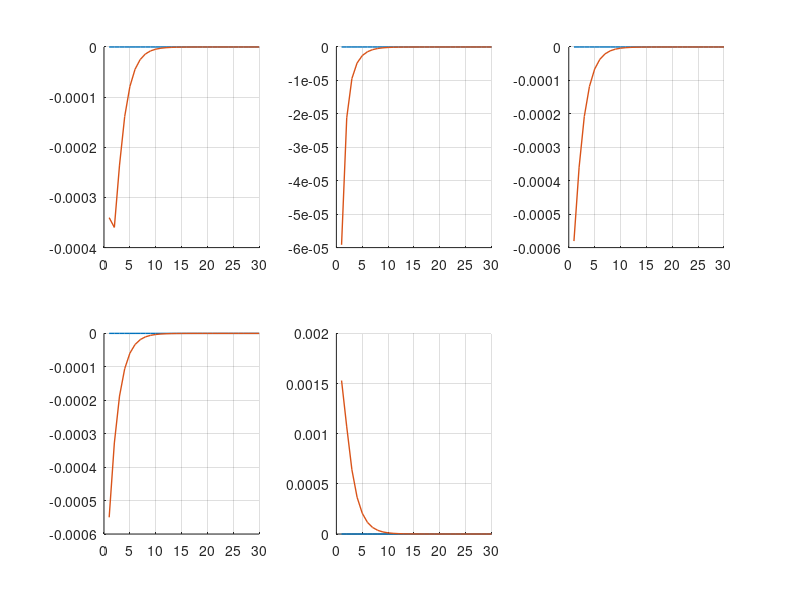

Reproduce this figure in MATLAB.
clear;
clc;

%%%%%%%%%%%%%%%%%%%%%%%%%%% Power grid %%%%%%%%%%%%%%%%%%%%%%%%%%%%%%
% A=[-1 -3;3 -5];
% B=[2 -1;1 0];
% C=[0.8 2.4;1.6 0.8];
% D=zeros(size(C,1),size(B,2));
% 
% Ts = 1;
% pgrid = ss(A,B,C,D);
% pgrid_d=ss(A,B,C,zeros(size(B)),Ts);
% controllability_cc=[rank(pgrid_d.a)==rank(ctrb(pgrid_d))];
% p = 100;
% Q = p*eye(size(A));
% R = 0.1*eye(size(B,2),size(B,2));
% K = dlqr(A,B,Q,R)
% pgrid_cl =ss(A-B*K,zeros(size(B)),C,D,Ts);
% isstable(pgrid_cl)
% % pgrid_cl =ss(A-B*K,B,C,D,Ts);
% step(pgrid_cl)
% 
% QN =1;
% RN = eye(size(C,1));
% [KEST,L,PN] = kalman(pgrid_d,QN,RN)

% % for i=1:1000000
% %     L=(PN*C')/(C*PN*C'+RN);
% %     PN=(eye(size(C,1))-L*C)*PN;
% %     PN=(A*PN*A'+QN);
% % end
% 
% time = 10;
% plot_vectorx1 = ones(1,time);
% plot_vectorx2 = ones(1,time);
% plot_vectorz1 = ones(1,time);
% plot_vectorz2 = ones(1,time);
% 
% 
% x = zeros(size(A,1),1);
% z = 0.1*ones(size(A,1),1);
% u = zeros(size(B,2),1);


% for i=1:time
%     y = C*x
%     r = C*x - C*z;
%     x = A*x + B*u;
%     z = A*z + B*u + L*r;
%     u = -K*x;
%     
%     plot_vectorx1(i) = x(1);
%     plot_vectorz1(i) = z(1);
%     plot_vectorx2(i) = x(2);
%     plot_vectorz2(i) = z(2);
% end
% 
% fontsize = 10;
% linewidth = 1;
% 
% clf;
% subplot(1,2,1);
% hold on;
% plot(plot_vectorx1,'LineWidth',linewidth);
% plot(plot_vectorz1,'LineWidth',linewidth);
% set(gca,'FontSize',fontsize)
% grid on;
% hold off;
% 
% subplot(1,2,2);
% hold on;
% plot(plot_vectorx2,'LineWidth',linewidth);
% plot(plot_vectorz2,'LineWidth',linewidth);
% set(gca,'FontSize',fontsize)
% grid on;
% hold off;


%%%%%%%%%%%%%%%%%%%%%%%%%%% Cruise Control %%%%%%%%%%%%%%%%%%%%%%%%%%%%%%
% A = [ 0       1       0;
%       0       0       1;
%   -6.0476  -5.2856  -0.238];  
% B = [0; 0; 2.4767];
% C = [1 0 0];
% D = 0;
% cruise_contrl=ss(A,B,C,D)
% Ts = .01;
% cruise_contrl_d = c2d(cruise_contrl,Ts,'zoh');
% controllability_cc=[rank(cruise_contrl_d.a)==rank(ctrb(cruise_contrl_d))]
% 
% A = cruise_contrl_d.a
% B = cruise_contrl_d.b
% C = cruise_contrl_d.c
% D = cruise_contrl_d.d
% 
% p = 100;
% Q = p*eye(3);
% R = 1;
% K = dlqr(A,B,Q,R)
% abs(eig(A - B*K))
% 
% QN = 1;
% RN = 1;
% [KEST,L,P] = kalman(cruise_contrl_d,QN,RN)
% % P = 1.0e-02 * [1    1   1;
% %                1    1   1;
% %                1    1   1];
% 
% for i=1:1000
%     L=P*C'*inv(C*P*C'+RN);
%     P=(eye(3)-L*C)*P;
%     P=(A*P*A'+QN);
% end
% 
% 
% cruise_contrl_cl = ss(A-B*K,zeros(size(B)),C,D,Ts);
% isstable(cruise_contrl_cl)
% 
% time = 1000;
% plot_vectorx1 = ones(1,time);
% plot_vectorx2 = ones(1,time);
% plot_vectorx3 = ones(1,time);
% plot_vectorxnorm = ones(1,time);
% plot_vectorz1 = ones(1,time);
% plot_vectorz2 = ones(1,time);
% plot_vectorz3 = ones(1,time);
% plot_vectorznorm = ones(1,time);
% 
% 
% x = zeros(size(A,1),1);
% z = 0.001*ones(size(A,1),1);
% u = zeros(size(B,2),1);
% 
% 
% for i=1:time
%     y = C*x;
%     r = C*x - C*z;
%     x = A*x + B*u;
%     z = A*z + B*u + L*r;
%     u = -K*x;
%     
%     plot_vectorx1(i) = x(1);
%     plot_vectorz1(i) = z(1);
%     plot_vectorx2(i) = x(2);
%     plot_vectorz2(i) = z(2);
%     plot_vectorx3(i) = x(3);
%     plot_vectorz3(i) = z(3);
%     plot_vectorxnorm(i) = norm(x,1);
%     plot_vectorznorm(i) = norm(z,1);
% end
% 
% fontsize = 10;
% linewidth = 1;
% 
% clf;
% subplot(2,2,1);
% hold on;
% plot(plot_vectorx1,'LineWidth',linewidth);
% plot(plot_vectorz1,'LineWidth',linewidth);
% set(gca,'FontSize',fontsize)
% grid on;
% hold off;
% 
% subplot(2,2,2);
% hold on;
% plot(plot_vectorx2,'LineWidth',linewidth);
% plot(plot_vectorz2,'LineWidth',linewidth);
% set(gca,'FontSize',fontsize)
% grid on;
% hold off;
% 
% subplot(2,2,3);
% hold on;
% plot(plot_vectorx3,'LineWidth',linewidth);
% plot(plot_vectorz3,'LineWidth',linewidth);
% set(gca,'FontSize',fontsize)
% grid on;
% hold off;
% 
% subplot(2,2,4);
% hold on;
% plot(plot_vectorxnorm,'LineWidth',linewidth);
% plot(plot_vectorznorm,'LineWidth',linewidth);
% set(gca,'FontSize',fontsize)
% grid on;
% hold off;

%%%%%%%%%%%%%%%%%%%%%%%%%%%% water treatmnt %%%%%%%%%%%%%%%%%%%%%%%%%%%
% A=[-20 1;0 .1];
% B=[0;1];
% C=[1 0];
% D=[0];
% water_plant=ss(A,B,C,D);
% Ts=0.2;
% water_plant_d=c2d(water_plant,Ts)
% controllability_wp=[rank(water_plant_d.a)==rank(ctrb(water_plant_d))]
% 
% A = water_plant_d.a
% B = water_plant_d.b
% C = water_plant_d.c
% D = water_plant_d.d
% 
% p = 100;
% Q = p*eye(size(A));
% R = 0.1*eye(size(B,2),size(B,2));
% K = dlqr(A,B,Q,R)
% water_plant_cl =ss(A-B*K,zeros(size(B)),C,D,Ts);
% isstable(water_plant_cl)
% 
% QN = 0.00001;
% RN = 0.00001;
% [KEST,L,P] = kalman(water_plant_d,QN,RN)
% % P = 1.0e-02 * [1    1   1;
% %                1    1   1;
% %                1    1   1];
% 
% % for i=1:1000
% %     L=P*C'*inv(C*P*C'+RN);
% %     P=(eye(2)-L*C)*P;
% %     P=(A*P*A'+QN);
% % end
% 
% 
% time = 400;
% plot_vectorx1 = ones(1,time);
% plot_vectorx2 = ones(1,time);
% plot_vectorxnorm = ones(1,time);
% plot_vectorz1 = ones(1,time);
% plot_vectorz2 = ones(1,time);
% plot_vectorznorm = ones(1,time);
% 
% 
% x = zeros(size(A,1),1);
% z = ones(size(A,1),1);
% u = zeros(size(B,2),1);
% 
% 
% for i=1:time
%     y = C*x;
%     r = C*x - C*z;
%     x = A*x + B*u;
%     z = A*z + B*u + L*r;
%     u = -K*x;
%     
%     plot_vectorx1(i) = x(1);
%     plot_vectorz1(i) = z(1);
%     plot_vectorx2(i) = x(2);
%     plot_vectorz2(i) = z(2);
%     plot_vectorxnorm(i) = norm(x,1);
%     plot_vectorznorm(i) = norm(z,1);
% end
% 
% fontsize = 10;
% linewidth = 1;
% 
% clf;
% subplot(2,2,1);
% hold on;
% plot(plot_vectorx1,'LineWidth',linewidth);
% plot(plot_vectorz1,'LineWidth',linewidth);
% set(gca,'FontSize',fontsize)
% grid on;
% hold off;
% 
% subplot(2,2,2);
% hold on;
% plot(plot_vectorx2,'LineWidth',linewidth);
% plot(plot_vectorz2,'LineWidth',linewidth);
% set(gca,'FontSize',fontsize)
% grid on;
% hold off;
% 
% subplot(2,2,3);
% hold on;
% plot(plot_vectorxnorm,'LineWidth',linewidth);
% plot(plot_vectorznorm,'LineWidth',linewidth);
% set(gca,'FontSize',fontsize)
% grid on;
% hold off;

%%%%%%%%%%%%%%%%%%%%%%%%%%% temperature control %%%%%%%%%%%%%%%%%%%%%%%
% A=[-0.11 0.1;0 -50];
% B=[0;-50];
% C=[1 0];
% D=[0];
% tmp_cntrl=ss(A,B,C,D);
% Ts=0.5;
% tmp_cntrl_d=c2d(tmp_cntrl,Ts);
% controllability_tc=[rank(tmp_cntrl_d.a)==rank(ctrb(tmp_cntrl_d))]
% 
% A = tmp_cntrl_d.a
% B = tmp_cntrl_d.b
% C = tmp_cntrl_d.c
% D = tmp_cntrl_d.d
% 
% p = 100;
% Q = p*eye(size(A));
% R = 0.1*eye(size(B,2),size(B,2));
% K = dlqr(A,B,Q,R)
% tmp_cntrl_cl =ss(A-B*K,zeros(size(B)),C,D,Ts);
% isstable(tmp_cntrl_cl)
% 
% QN = 0.00001;
% RN = 0.00001;
% [KEST,L,P] = kalman(tmp_cntrl_d,QN,RN)
% 
% for i=1:1000
%     L=P*C'*inv(C*P*C'+RN);
%     P=(eye(size(A,1))-L*C)*P;
%     P=(A*P*A'+QN);
% end
% 
% 
% time = 5;
% plot_vectorx1 = ones(1,time);
% plot_vectorx2 = ones(1,time);
% plot_vectorxnorm = ones(1,time);
% plot_vectorz1 = ones(1,time);
% plot_vectorz2 = ones(1,time);
% plot_vectorznorm = ones(1,time);
% 
% ak1 = [-0.0500038552 0.0500047252];
% ak1 = [0];
% attackOnU = [ak1 zeros(1,time-size(ak1,2))];
% 
% ak2 = [-0.0000038552 -0.0023800349];
% ak2 = [0];
% attackOnY = [ak2 zeros(size(C,1),time-size(ak1,2))]
% 
% x = zeros(size(A,1),1)
% z = ones(size(A,1),1)
% u = zeros(size(B,2),1);
% u_attacked = zeros(size(B,2),1);
% r = zeros(size(C,1));
% 
% for i=1:time
%     i
%     
%     z = A*z + B*u + L*r
%     x = A*x + B*u_attacked    
%     attackOnU(i)
%     u = -K*x
%     u_attacked = u + attackOnU(i)
%     attackOnY(:,i)
%     y = C*x 
%     y_attacked = y + attackOnY(:,i)
%     r = y_attacked - C*z   
%     
%     
%     plot_vectorx1(i) = x(1);
%     plot_vectorz1(i) = z(1);
%     plot_vectorx2(i) = x(2);
%     plot_vectorz2(i) = z(2);
%     plot_vectorxnorm(i) = norm(x,1);
%     plot_vectorznorm(i) = norm(z,1);
% end
% 
% fontsize = 10;
% linewidth = 1;
% 
% clf;
% subplot(2,2,1);
% hold on;
% plot(plot_vectorx1,'LineWidth',linewidth);
% plot(plot_vectorz1,'LineWidth',linewidth);
% set(gca,'FontSize',fontsize)
% grid on;
% hold off;
% 
% subplot(2,2,2);
% hold on;
% plot(plot_vectorx2,'LineWidth',linewidth);
% plot(plot_vectorz2,'LineWidth',linewidth);
% set(gca,'FontSize',fontsize)
% grid on;
% hold off;
% 
% subplot(2,2,3);
% hold on;
% plot(plot_vectorxnorm,'LineWidth',linewidth);
% plot(plot_vectorznorm,'LineWidth',linewidth);
% set(gca,'FontSize',fontsize)
% grid on;
% hold off;

%%%%%%%%%%%%%%%%%%%%%%%%%%%%%%%%%%%%%%%%%%%%%%%%%% Power system  %%%%%%%%%%%%%%%%%%%%%%%%%%%%%%%%%%%%%

%  A = [0.66 0.53;
%        -0.53 0.13];
%  B = [0.34;    %B1=Bp1
%         0.53];
%  C = eye(2);
% %  L=[0.36 0.27;  -0.31 0.08];    
%  D = [0 ;
%         0];
%  K= [0.0556 0.3306];
%  Ts=1;
% pwr_plnt_d =ss(A,B,C,D,Ts);
% controllability_pp=[rank(pwr_plnt_d.a)==rank(ctrb(pwr_plnt_d))]
% pwr_plnt_cl =ss(A-B*K,zeros(size(B)),C,D,Ts);
% isstable(pwr_plnt_cl)
% A = pwr_plnt_d.a
% B = pwr_plnt_d.b
% C = pwr_plnt_d.c
% D = pwr_plnt_d.d

%%%%%%%%%%%%%%%%%%%%%%%%%%%%%%%%%%%%%%%%%%%%%%%% Plant %%%%%%%%%%%%%%%%%%%

A=[1.38 -0.2077 6.715 -5.676;-0.5814 -4.29 0 0.675;
    1.067 4.273 -6.654 5.893;0.048 4.273 1.343 -2.104];
B=[0 0;5.679 0;1.136 -3.146;1.136 0];
C=[1 0 1 -1;0 1 0 0];
D=zeros(2,2);
plant= ss(A,B,C,D);
Ts=0.5
plant_d=c2d(plant,Ts);
controllability_p=[rank(plant_d.a)==rank(ctrb(plant_d))]

A = plant_d.a
B = plant_d.b
C = plant_d.c
D = plant_d.d

p = 100;
Q = p*eye(size(A));
R = 0.1*eye(size(B,2),size(B,2));
K = dlqr(A,B,Q,R)
plant_cl =ss(A-B*K,zeros(size(B)),C,D,Ts);
isstable(plant_cl)

QN = 10;
RN = 0.00001*eye(size(C,1));
[KEST,L,P] = kalman(plant_d,QN,RN)

% for i=1:1000
%     L=P*C'*inv(C*P*C'+RN);
%     P=(eye(size(A,1))-L*C)*P;
%     P=(A*P*A'+QN);
% end

time = 30;
plot_vectorx1 = ones(1,time);
plot_vectorx2 = ones(1,time);
plot_vectorx3 = ones(1,time);
plot_vectorx4 = ones(1,time);
plot_vectorxnorm = ones(1,time);
plot_vectorz1 = ones(1,time);
plot_vectorz2 = ones(1,time);
plot_vectorz3 = ones(1,time);
plot_vectorz4 = ones(1,time);
plot_vectorznorm = ones(1,time);


x = zeros(size(A,1),1);
z = 0.001*ones(size(A,1),1);
u = zeros(size(B,2),1);


for i=1:time
    y = C*x;
    r = C*x - C*z;
    x = A*x + B*u;
    z = A*z + B*u + L*r;
    u = -K*x;
    
    plot_vectorx1(i) = x(1);
    plot_vectorz1(i) = z(1);
    plot_vectorx2(i) = x(2);
    plot_vectorz2(i) = z(2);
    plot_vectorx3(i) = x(3);
    plot_vectorz3(i) = z(3);
    plot_vectorx4(i) = x(4);
    plot_vectorz4(i) = z(4);
    plot_vectorxnorm(i) = norm(x,1);
    plot_vectorznorm(i) = norm(z,1);
end

fontsize = 10;
linewidth = 1;

clf;
subplot(2,3,1);
hold on;
plot(plot_vectorx1,'LineWidth',linewidth);
plot(plot_vectorz1,'LineWidth',linewidth);
set(gca,'FontSize',fontsize)
grid on;
hold off;

subplot(2,3,2);
hold on;
plot(plot_vectorx2,'LineWidth',linewidth);
plot(plot_vectorz2,'LineWidth',linewidth);
set(gca,'FontSize',fontsize)
grid on;
hold off;

subplot(2,3,3);
hold on;
plot(plot_vectorx3,'LineWidth',linewidth);
plot(plot_vectorz3,'LineWidth',linewidth);
set(gca,'FontSize',fontsize)
grid on;
hold off;

subplot(2,3,4);
hold on;
plot(plot_vectorx4,'LineWidth',linewidth);
plot(plot_vectorz4,'LineWidth',linewidth);
set(gca,'FontSize',fontsize)
grid on;
hold off;

subplot(2,3,5);
hold on;
plot(plot_vectorxnorm,'LineWidth',linewidth);
plot(plot_vectorznorm,'LineWidth',linewidth);
set(gca,'FontSize',fontsize)
grid on;
hold off;
